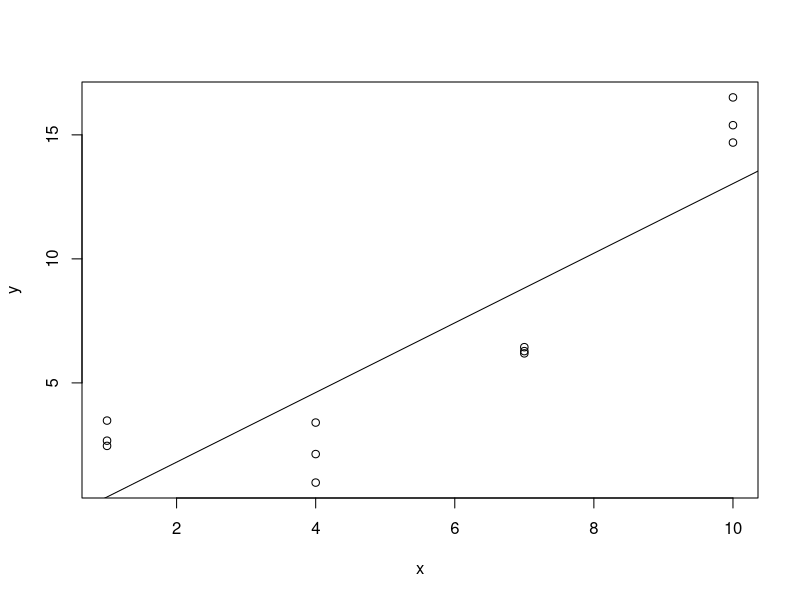
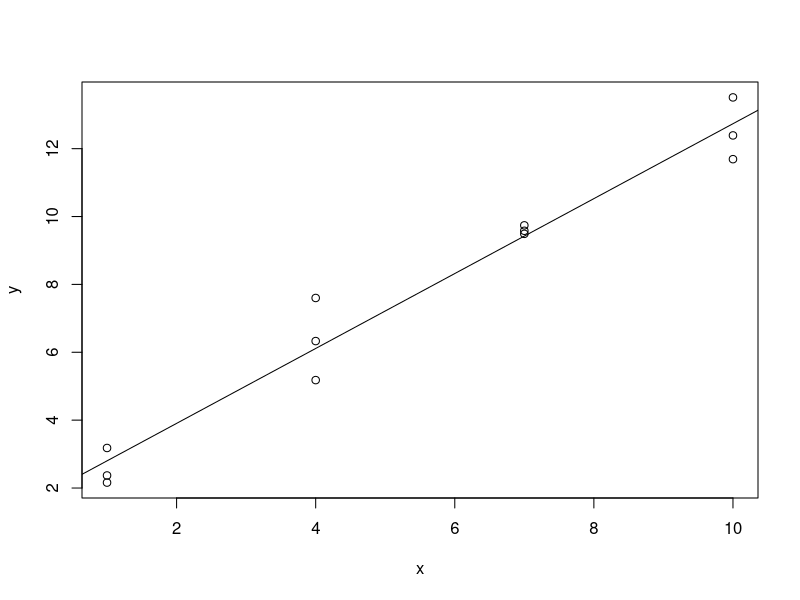
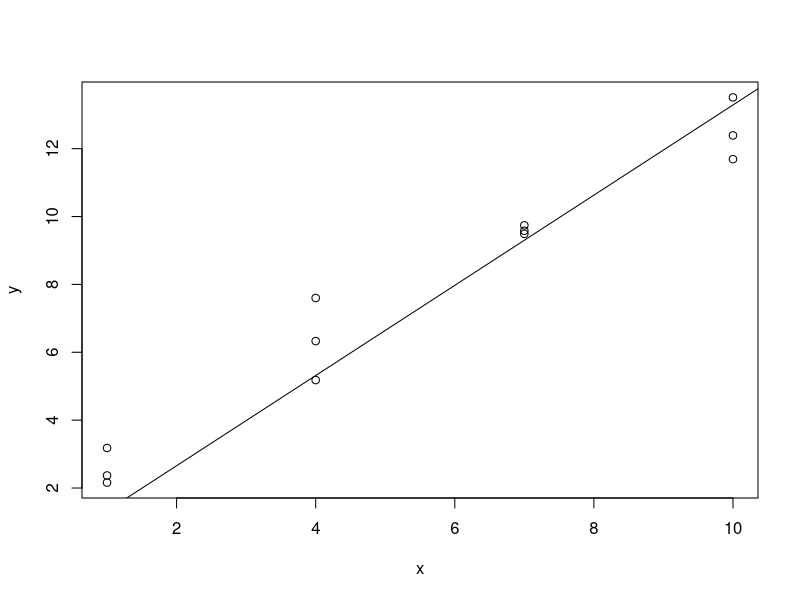
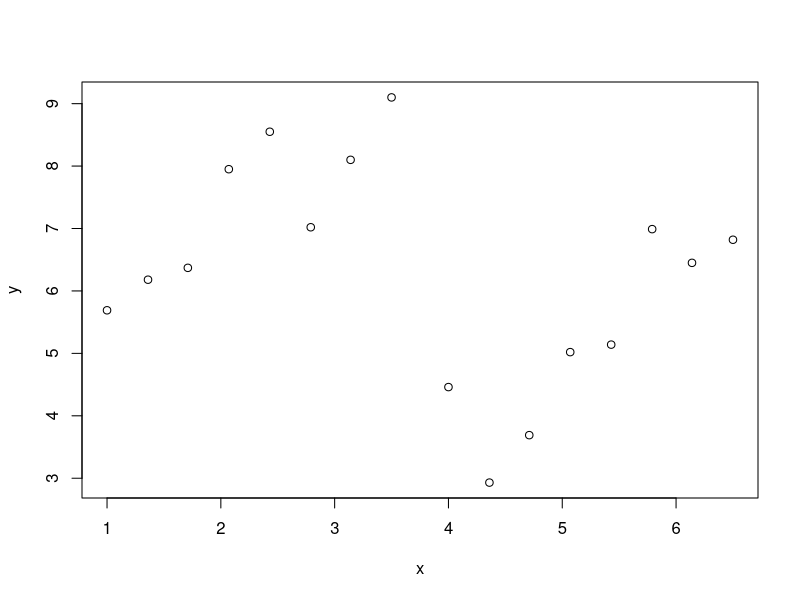

The R source for these figures, in order: (Note: this script raises an error after producing the figures.)
## ---- chunk 1
library(tidyverse)
## ---- chunk 2
df1 <- data.frame(
    x = rep(c(1,4,7,10), each = 3),
    y = c(2.67, 3.48, 2.46, 3.40, 2.13, 0.98,
          6.19, 6.44, 6.28, 14.69, 16.51, 15.39)
)

tab1 <- xtable::xtable(
                    df1,
                    auto = T
                )

print(tab1, include.rownames = F)
## ---- chunk 3
# Primeiramente, criemos o modelo de regressão especificado:
mod1 <- lm(y ~ x, data = df1)

# A soma dos quadrados dos resíduos pode ser
# facilmente calculada com os resíduos do
# objeto onde o modelo está armazenado:
(SQR1 <- sum(residuals(mod1)^2))
## ---- chunk 4
# Soma de Quadrados de Erro Puro:
(SQEp1 <- df1 %>%
     group_by(x) %>%
     mutate(y_bar = mean(y)) %>%
     ungroup() %>%
     mutate(EP = y - y_bar) %>%
     summarise(SQEp = sum(EP^2)) %>%
     unlist())
## ---- chunk 5
# Soma de Quadrados da Falta de Ajuste
(SQLoF1 <- df1 %>%
     cbind(data.frame(y_pred = predict(mod1, df1))) %>%
     group_by(x) %>%
     summarise(y_bar = mean(y),
               y_pred = mean(y_pred)) %>%
     mutate(LOF = y_pred - y_bar) %>%
     summarise(SQLoF = round(3 * sum(LOF^2), 4)) %>%
     unlist())
## ---- chunk 6
# Estatística de Teste:
(estat_teste1 <- unname((SQLoF1/2)/(SQEp1/8)))

# Valor do quantil 0.95 da distribuição F:
(f_1 <- qf(0.95, 2, 8))

# Estatística de Teste > Valor de F?
estat_teste1 > f_1
## ---- chunk 7
with(df1, plot(y ~ x))
abline(mod1)
## ---- chunk 8
df2 <- data.frame(
    x = rep(c(1,4,7,10), each = 3),
    y = c(2.37, 3.18, 2.16, 7.60, 6.33, 5.18,
          9.49, 9.74, 9.58, 11.69, 13.51, 12.39)
)

tab2 <- xtable::xtable(
                    df2,
                    auto = T
                )

print(tab2, include.rownames = F)
## ---- chunk 9
# Modelo de regressão especificado:
mod2 <- lm(y ~ x, data = df2)

# Soma dos Quadrados dos Resíduos:
(SQR2 <- sum(residuals(mod2)^2))
## ---- chunk 10
(SQEp2 <- df2 %>%
     group_by(x) %>%
     mutate(y_bar = mean(y)) %>%
     ungroup() %>%
     mutate(EP = y - y_bar) %>%
     summarise(SQEp = sum(EP^2)) %>%
     unlist())
## ---- chunk 11
(SQLoF2 <- df2 %>%
     cbind(data.frame(y_pred = predict(mod2, df2))) %>%
     group_by(x) %>%
     summarise(y_bar = mean(y),
               y_pred = mean(y_pred)) %>%
     mutate(LOF = y_pred - y_bar) %>%
     summarise(SQLoF = round(3 * sum(LOF^2), 4)) %>%
     unlist())
## ---- chunk 12
# Estatística de Teste:
estat_teste2 <- unname((SQLoF2/2)/(SQEp2/8))

# Valor do quantil 0.95 da distribuição F:
(f_2 <- qf(0.95, 2, 8))

# Estatística de Teste > Valor de F?
estat_teste2 > f_2
## ---- chunk 13
with(df2, plot(y ~ x))
abline(mod2)
## ---- chunk 14
mod3 <- lm(y ~ x - 1, data = df2)

(SQR3 <- sum(residuals(mod3)^2))
## ---- chunk 15
(SQEp3 <- SQEp2)
## ---- chunk 16
(SQLoF3 <- df2 %>%
     cbind(data.frame(y_pred = predict(mod3, df2))) %>%
     group_by(x) %>%
     summarise(y_bar = mean(y),
               y_pred = mean(y_pred)) %>%
     mutate(LOF = y_pred - y_bar) %>%
     summarise(SQLoF = round(3 * sum(LOF^2), 4)) %>%
     unlist())
## ---- chunk 17
# Estatística de Teste:
estat_teste3 <- unname((SQLoF3/2)/(SQEp3/8))

# Valor do quantil 0.95 da distribuição F:
(f_3 <- qf(0.95, 2, 8))

# Estatística de Teste > Valor de F?
estat_teste3 > f_3
## ---- chunk 18
with(df2, plot(y ~ x))
abline(mod3)
## ---- chunk 19
set.seed(5050)
x1 <- round(seq(1, 3.5, length.out = 8), 2)
x2 <- round(seq(4, 6.5, length.out = 8), 2)
y <- round(c(5 + x1, 0 + x2) + rnorm(16, 0, 1), 2)
z <- c(rep(0, 8), rep(1, 8))

df_exemplo <- data.frame(
    x = c(x1, x2),
    z = z,
    y = y
)

tab_exemplo <- xtable::xtable(
                           df_exemplo,
                           auto = T
                       )

print(tab_exemplo, include.rownames = F)
## ---- chunk 20
# Primeiro modelo:
(mod_exemplo_1 <- lm(y ~ x, data = df_exemplo))

# Segundo modelo:
(mod_exemplo_2 <- lm(y ~ x + z, data = df_exemplo))
## ---- chunk 21
with(df_exemplo, plot(y ~ x))
abline(mod_teste_1)
abline(a = coef(mod_teste_2)[1], b = coef(mod_teste_2)[2], col = "red")
abline(a = coef(mod_teste_2)[1] + coef(mod_teste_2)[3], b = coef(mod_teste_2)[2], col = "red")
